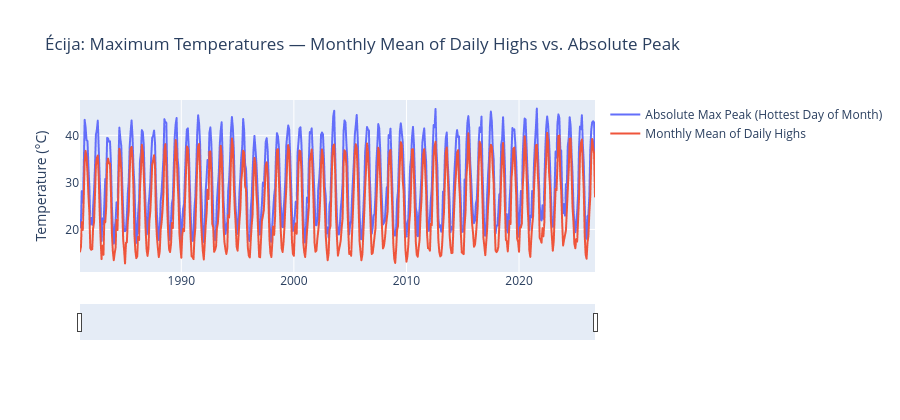

Notebook code for this chart:
### Markdown cell above
#### 1.1.3 Monthly temperature extremes, 1981-2026 (unsmoothed)

### Code cell
plot_series_interactive(écija_monthly, ['t2m_max_peak','t2m_max_mean'], title="Écija: Maximum Temperatures — Monthly Mean of Daily Highs vs. Absolute Peak", ylabel="Temperature (°C)",labels={
        't2m_max_peak': 'Absolute Max Peak (Hottest Day of Month)',
        't2m_max_mean': 'Monthly Mean of Daily Highs'
    })

### Figure 1 — Plotly figure (JSON) as saved in the notebook; plotly's stock layout.template omitted (floating-point values rounded to 4 significant figures; data arrays with more than 128 entries replaced by an {"elided": "..."} marker saying what was removed)
{"data": [{"hovertemplate": "%{y:.2f}<extra>%{fullData.name}</extra>", "legendgroup": "Absolute Max Peak (Hottest Day of Month)", "line": {"color": "#636efa", "dash": "solid"}, "marker": {"symbol": "circle"}, "mode": "lines", "name": "Absolute Max Peak (Hottest Day of Month)", "showlegend": true, "type": "scattergl", "x": {"elided": "550 str values"}, "xaxis": "x", "y": {"elided": "550 float values"}, "yaxis": "y"}, {"hovertemplate": "%{y:.2f}<extra>%{fullData.name}</extra>", "legendgroup": "Monthly Mean of Daily Highs", "line": {"color": "#EF553B", "dash": "solid"}, "marker": {"symbol": "circle"}, "mode": "lines", "name": "Monthly Mean of Daily Highs", "showlegend": true, "type": "scattergl", "x": {"elided": "550 str values"}, "xaxis": "x", "y": {"elided": "550 float values"}, "yaxis": "y"}], "layout": {"height": 420, "hovermode": "x unified", "legend": {"title": {"text": ""}, "tracegroupgap": 0}, "title": {"text": "Écija: Maximum Temperatures — Monthly Mean of Daily Highs vs. Absolute Peak"}, "xaxis": {"anchor": "y", "domain": [0, 1], "hoverformat": "%b %Y", "rangeslider": {"visible": true}, "title": {"text": ""}}, "yaxis": {"anchor": "x", "domain": [0, 1], "title": {"text": "Temperature (°C)"}}}}
